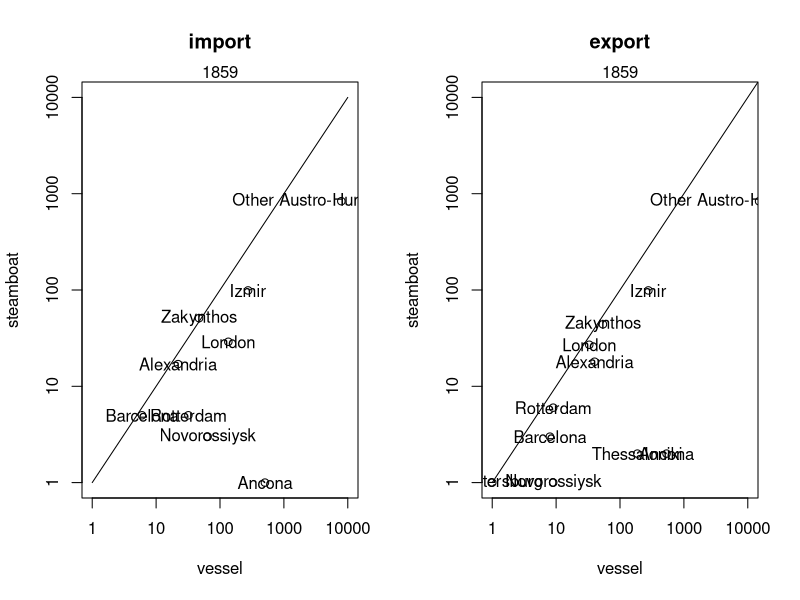
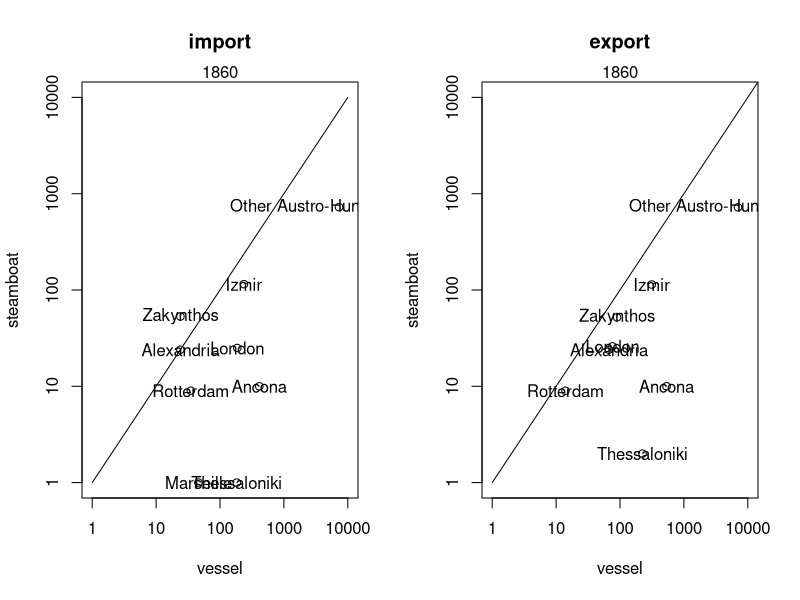
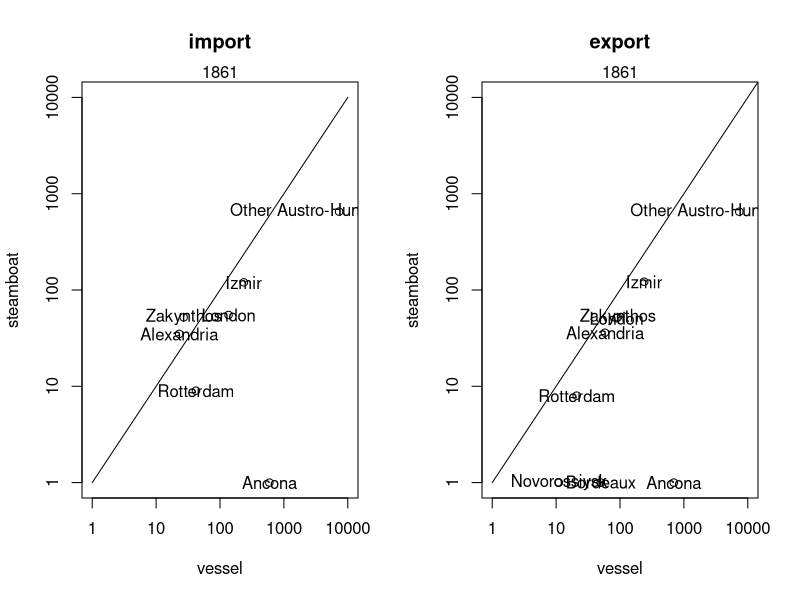
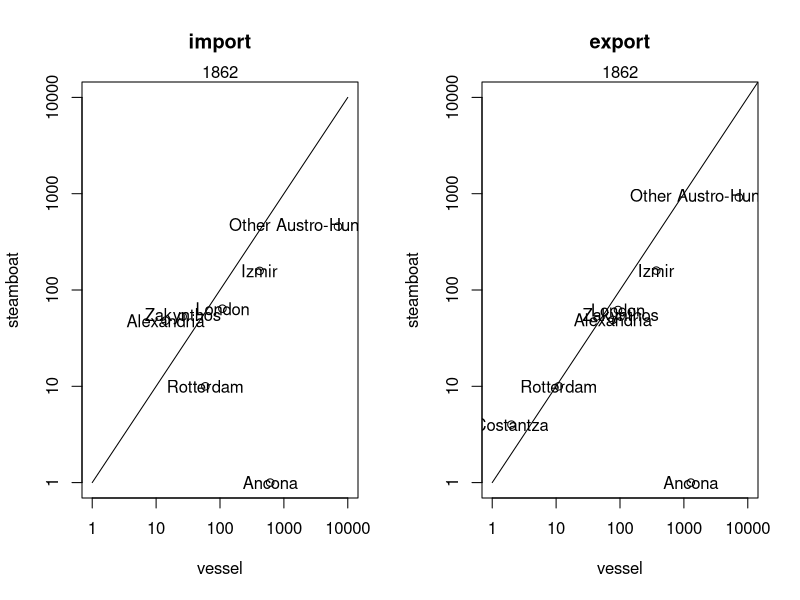
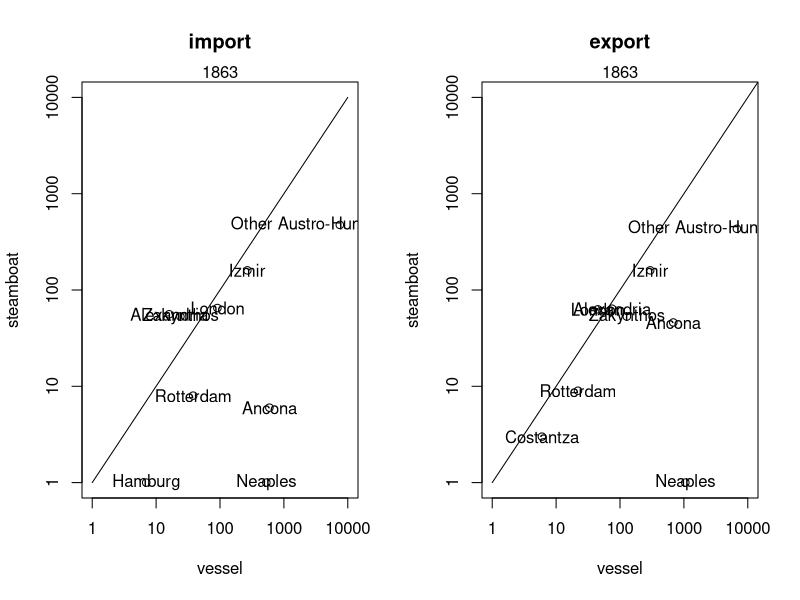
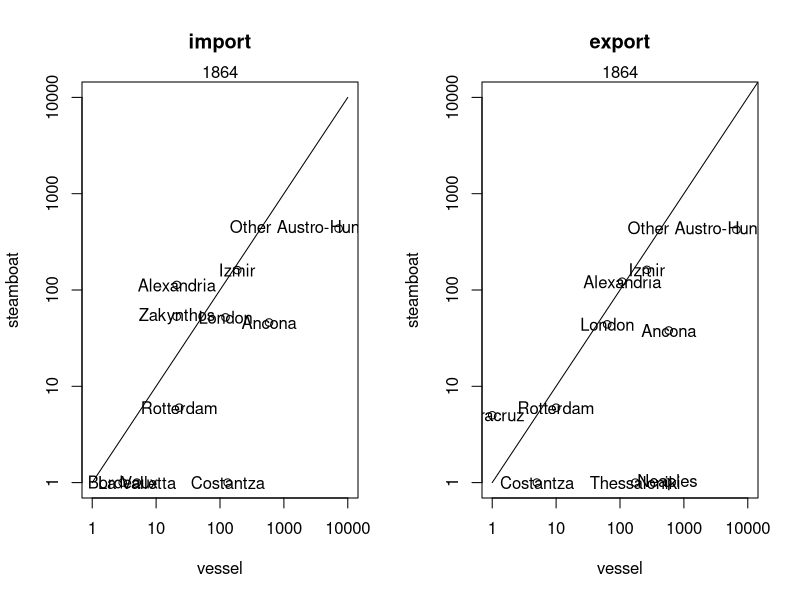
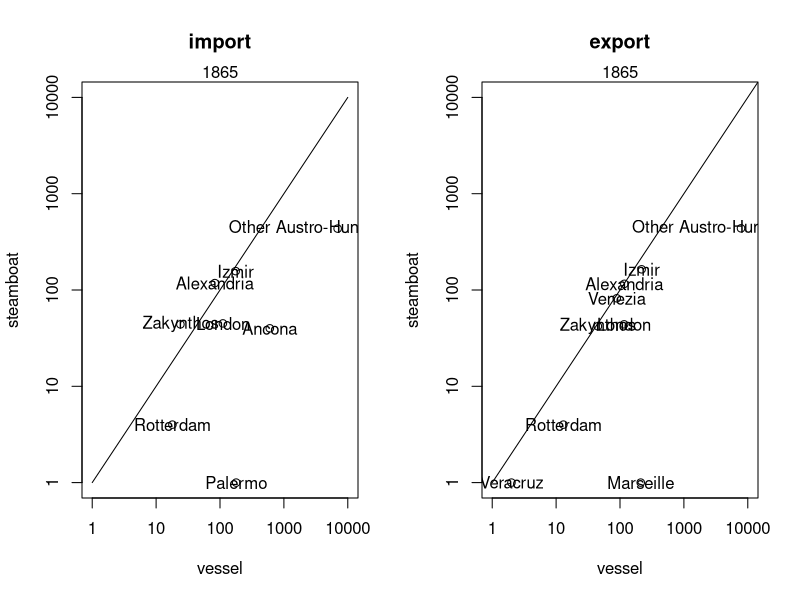
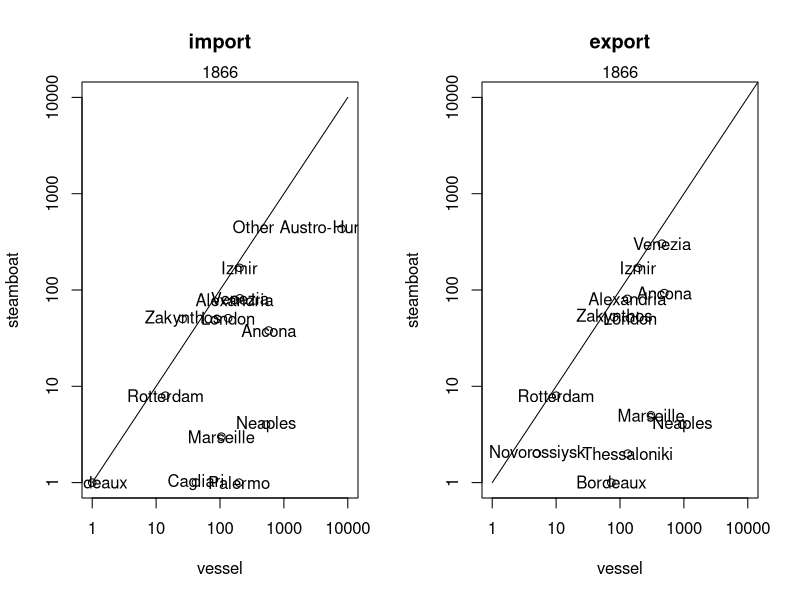

Write R code to recreate these figures, in order. (Note: this script raises an error after producing the figures.)
testimpA=read.csv("data/final_table_dist-import.csv")
testexpA=read.csv("data/final_table_dist-export.csv")
for(year in sort(unique(testimpA$year))){
testimp=testimpA[testimpA$year == year,]
testexp=testexpA[testimpA$year == year,]

png(paste0("images/indus",year,".png"),width=1200,height=800)
par(mfrow=c(1,2))
type=tapply(testimp$boat , testimp[,c("port","type")], sum)
type
plot( type[,1] ~ type[,2],ylab="steamboat",xlab="vessel",main="import",log="xy",ylim=c(1,10000),xlim=c(1,10000))
text(type[,2] , type[,1], rownames(type),ylab="steamboat",xlab="vessel",main="export",ylim=c(1,10000),xlim=c(1,10000))
lines(1:10000,1:10000)
mtext(year)

type=tapply(testexp$boat , testexp[,c("port","type")], sum)
plot( type[,1] ~ type[,2],ylab="steamboat",xlab="vessel",main="export",log="xy",ylim=c(1,10000),xlim=c(1,10000))

text(type[,2] , type[,1], rownames(type),ylab="steamboat",xlab="vessel",main="export",ylim=c(1,10000),xlim=c(1,10000))
lines(1:1000000,1:1000000)
mtext(year)
dev.off()
}

#analysis of the RATIO only
#aggregateallyears:
testimp=read.csv("data/final_table_dist-import.csv")
testexp=read.csv("data/final_table_dist-export.csv")
png("images/totalRatio.png",width=1500,height=800)
par(mfrow=c(1,2),mar=c(8,5,1,1))
type=tapply(testimp$boat , testimp[,c("port","type")], sum)
type[is.na(type)]=1 #if there is NA it means that there were no boat of this type. But as we need a ratio we cannot divide by 0 so NA=1
rttype=type[,1]/type[,2]
plot(sort(rttype),axes=F,log="y",ylab="ratio steam/vessel",xlab="",main="import") 
axis(2)
axis(1,labels=names(sort(rttype)),at=1:length(sort(rttype)),las=3,cex=.5)

type=tapply(testexp$boat , testexp[,c("port","type")], sum)

type[is.na(type)]=1 #if there is NA it means that there were no boat of this type. But as we need a ratio we cannot divide by 0 so NA=1
rttype=type[,1]/type[,2]
plot(sort(rttype),axes=F,log="y",ylab="ratio steam/vessel",xlab="",main="export") 
axis(2)
axis(1,labels=names(sort(rttype)),at=1:length(sort(rttype)),las=3)

typeE=tapply(testimp$boat , testexp[,c("port","type")], sum)




for(year in sort(unique(testimpA$year))){
testimp=testimpA[testimpA$year == year,]
testexp=testexpA[testimpA$year == year,]

png(paste0("images/indus",year,".png"),width=1200,height=800)
par(mfrow=c(1,2))
type=tapply(testimp$boat , testimp[,c("port","type")], sum)
rttype=type[,1]/type[,2]
plot( type[,1] ~ type[,2],ylab="steamboat",xlab="vessel",main="import",log="xy",ylim=c(1,10000),xlim=c(1,10000))
text(type[,2] , type[,1], rownames(type),ylab="steamboat",xlab="vessel",main="export",ylim=c(1,10000),xlim=c(1,10000))
lines(1:10000,1:10000)
mtext(year)

type=tapply(testexp$boat , testexp[,c("port","type")], sum)
plot( type[,1] ~ type[,2],ylab="steamboat",xlab="vessel",main="export",log="xy",ylim=c(1,10000),xlim=c(1,10000))

text(type[,2] , type[,1], rownames(type),ylab="steamboat",xlab="vessel",main="export",ylim=c(1,10000),xlim=c(1,10000))
lines(1:1000000,1:1000000)
mtext(year)
dev.off()
}
